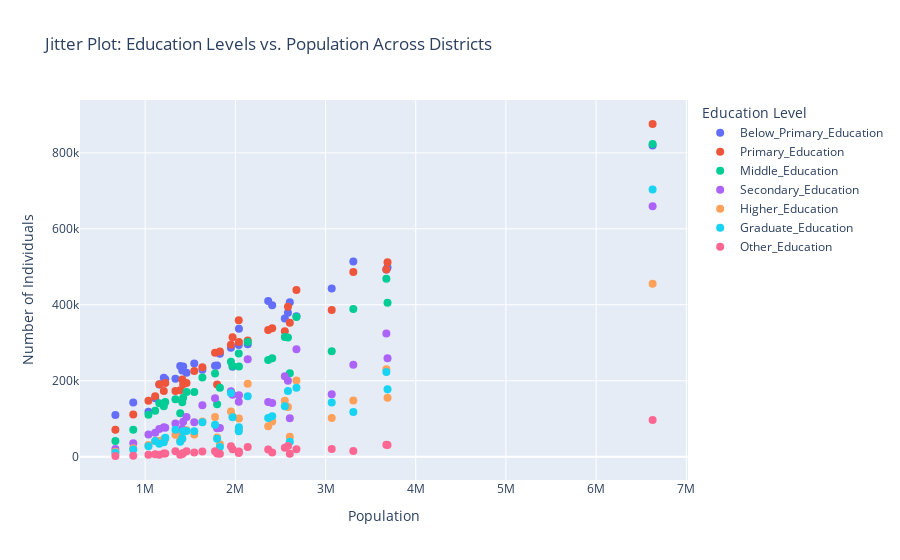

Notebook source saved alongside this figure:
### Markdown cell above
#### 3.6 Jitter Plot

### Code cell
# Prepare the data
education_columns = [
    "Below_Primary_Education",
    "Primary_Education",
    "Middle_Education",
    "Secondary_Education",
    "Higher_Education",
    "Graduate_Education",
    "Other_Education",
]

df2 = df[["District name", "Population"] + education_columns]

education_data = df2.melt(
    id_vars=["District name", "Population"],
    value_vars=education_columns,
    var_name="Education_Level",
    value_name="Count",
)

# Add jitter to the population values
jitter_strength = 0.1  # Adjust this value for more or less jitter
education_data["Jittered_Population"] = education_data[
    "Population"
] + np.random.uniform(-jitter_strength, jitter_strength, size=len(education_data))

# Create the jitter plot
fig = go.Figure()

for education_level in education_columns:
    subset = education_data[education_data["Education_Level"] == education_level]
    fig.add_trace(
        go.Scatter(
            x=subset["Jittered_Population"],
            y=subset["Count"],
            mode="markers",
            name=education_level,
            text=subset["District name"],
            marker=dict(size=8),
        )
    )

# Update the layout
fig.update_layout(
    title="Jitter Plot: Education Levels vs. Population Across Districts",
    xaxis_title="Population",
    yaxis_title="Number of Individuals",
    legend_title="Education Level",
)

# Show the plot
fig.show()

### Figure 1 — Plotly figure (JSON) as saved in the notebook; plotly's stock layout.template omitted (floating-point values rounded to 4 significant figures)
{"data": [{"marker": {"size": 8}, "mode": "markers", "name": "Below_Primary_Education", "text": ["Ganganagar", "Hanumangarh", "Bikaner", "Churu", "Jhunjhunun", "Alwar", "Bharatpur", "Dhaulpur", "Karauli", "Sawai Madhopur", "Dausa", "Jaipur", "Sikar", "Nagaur", "Jodhpur", "Jaisalmer", "Barmer", "Jalor", "Sirohi", "Pali", "Ajmer", "Tonk", "Bundi", "Bhilwara", "Rajsamand", "Dungarpur", "Banswara", "Chittaurgarh", "Kota", "Baran", "Jhalawar", "Udaipur", "Pratapgarh"], "type": "scatter", "x": [1969000.0, 1775000.0, 2364000.0, 2040000.0, 2137000.0, 3674000.0, 2548000.0, 1207000.0, 1458000.0, 1336000.0, 1634000.0, 6626000.0, 2677000.0, 3308000.0, 3687000.0, 669900.0, 2604000.0, 1829000.0, 1036000.0, 2038000.0, 2583000.0, 1421000.0, 1111000.0, 2409000.0, 1157000.0, 1389000.0, 1797000.0, 1544000.0, 1951000.0, 1223000.0, 1411000.0, 3068000.0, 867800.0], "y": [237042, 239601, 410155, 336671, 296093, 492781, 363676, 207566, 220644, 205450, 229035, 819004, 369959, 513871, 497762, 109484, 406804, 270997, 117971, 293818, 379043, 237191, 153500, 398993, 190090, 238847, 240067, 245603, 286676, 203489, 226614, 442946, 142397]}, {"marker": {"size": 8}, "mode": "markers", "name": "Primary_Education", "text": ["Ganganagar", "Hanumangarh", "Bikaner", "Churu", "Jhunjhunun", "Alwar", "Bharatpur", "Dhaulpur", "Karauli", "Sawai Madhopur", "Dausa", "Jaipur", "Sikar", "Nagaur", "Jodhpur", "Jaisalmer", "Barmer", "Jalor", "Sirohi", "Pali", "Ajmer", "Tonk", "Bundi", "Bhilwara", "Rajsamand", "Dungarpur", "Banswara", "Chittaurgarh", "Kota", "Baran", "Jhalawar", "Udaipur", "Pratapgarh"], "type": "scatter", "x": [1969000.0, 1775000.0, 2364000.0, 2040000.0, 2137000.0, 3674000.0, 2548000.0, 1207000.0, 1458000.0, 1336000.0, 1634000.0, 6626000.0, 2677000.0, 3308000.0, 3687000.0, 669900.0, 2604000.0, 1829000.0, 1036000.0, 2038000.0, 2583000.0, 1421000.0, 1111000.0, 2409000.0, 1157000.0, 1389000.0, 1797000.0, 1544000.0, 1951000.0, 1223000.0, 1411000.0, 3068000.0, 867800.0], "y": [314107, 273441, 333211, 302022, 305626, 492981, 330336, 172914, 193938, 172925, 235474, 875940, 438872, 486057, 512035, 71132, 352636, 277152, 147381, 359329, 394576, 190750, 159218, 338296, 190388, 175059, 190259, 225700, 294591, 194024, 203488, 386075, 111276]}, {"marker": {"size": 8}, "mode": "markers", "name": "Middle_Education", "text": ["Ganganagar", "Hanumangarh", "Bikaner", "Churu", "Jhunjhunun", "Alwar", "Bharatpur", "Dhaulpur", "Karauli", "Sawai Madhopur", "Dausa", "Jaipur", "Sikar", "Nagaur", "Jodhpur", "Jaisalmer", "Barmer", "Jalor", "Sirohi", "Pali", "Ajmer", "Tonk", "Bundi", "Bhilwara", "Rajsamand", "Dungarpur", "Banswara", "Chittaurgarh", "Kota", "Baran", "Jhalawar", "Udaipur", "Pratapgarh"], "type": "scatter", "x": [1969000.0, 1775000.0, 2364000.0, 2040000.0, 2137000.0, 3674000.0, 2548000.0, 1207000.0, 1458000.0, 1336000.0, 1634000.0, 6626000.0, 2677000.0, 3308000.0, 3687000.0, 669900.0, 2604000.0, 1829000.0, 1036000.0, 2038000.0, 2583000.0, 1421000.0, 1111000.0, 2409000.0, 1157000.0, 1389000.0, 1797000.0, 1544000.0, 1951000.0, 1223000.0, 1411000.0, 3068000.0, 867800.0], "y": [238397, 219194, 254335, 237220, 301866, 468628, 314953, 132964, 170399, 151108, 208537, 823570, 367412, 388822, 405132, 41264, 219932, 181691, 110385, 271312, 313680, 154825, 121104, 258990, 140839, 114245, 137780, 170455, 250092, 144190, 143108, 277392, 70969]}, {"marker": {"size": 8}, "mode": "markers", "name": "Secondary_Education", "text": ["Ganganagar", "Hanumangarh", "Bikaner", "Churu", "Jhunjhunun", "Alwar", "Bharatpur", "Dhaulpur", "Karauli", "Sawai Madhopur", "Dausa", "Jaipur", "Sikar", "Nagaur", "Jodhpur", "Jaisalmer", "Barmer", "Jalor", "Sirohi", "Pali", "Ajmer", "Tonk", "Bundi", "Bhilwara", "Rajsamand", "Dungarpur", "Banswara", "Chittaurgarh", "Kota", "Baran", "Jhalawar", "Udaipur", "Pratapgarh"], "type": "scatter", "x": [1969000.0, 1775000.0, 2364000.0, 2040000.0, 2137000.0, 3674000.0, 2548000.0, 1207000.0, 1458000.0, 1336000.0, 1634000.0, 6626000.0, 2677000.0, 3308000.0, 3687000.0, 669900.0, 2604000.0, 1829000.0, 1036000.0, 2038000.0, 2583000.0, 1421000.0, 1111000.0, 2409000.0, 1157000.0, 1389000.0, 1797000.0, 1544000.0, 1951000.0, 1223000.0, 1411000.0, 3068000.0, 867800.0], "y": [163098, 153628, 143669, 161520, 256621, 324050, 211938, 77360, 104208, 87349, 135234, 659389, 282595, 242053, 259304, 20142, 101291, 75304, 58213, 144581, 200191, 91853, 63248, 141250, 72969, 60656, 75011, 90889, 172538, 76209, 73388, 164290, 35206]}, {"marker": {"size": 8}, "mode": "markers", "name": "Higher_Education", "text": ["Ganganagar", "Hanumangarh", "Bikaner", "Churu", "Jhunjhunun", "Alwar", "Bharatpur", "Dhaulpur", "Karauli", "Sawai Madhopur", "Dausa", "Jaipur", "Sikar", "Nagaur", "Jodhpur", "Jaisalmer", "Barmer", "Jalor", "Sirohi", "Pali", "Ajmer", "Tonk", "Bundi", "Bhilwara", "Rajsamand", "Dungarpur", "Banswara", "Chittaurgarh", "Kota", "Baran", "Jhalawar", "Udaipur", "Pratapgarh"], "type": "scatter", "x": [1969000.0, 1775000.0, 2364000.0, 2040000.0, 2137000.0, 3674000.0, 2548000.0, 1207000.0, 1458000.0, 1336000.0, 1634000.0, 6626000.0, 2677000.0, 3308000.0, 3687000.0, 669900.0, 2604000.0, 1829000.0, 1036000.0, 2038000.0, 2583000.0, 1421000.0, 1111000.0, 2409000.0, 1157000.0, 1389000.0, 1797000.0, 1544000.0, 1951000.0, 1223000.0, 1411000.0, 3068000.0, 867800.0], "y": [105734, 104087, 80296, 100677, 192240, 230415, 147520, 45590, 69443, 57625, 92559, 455527, 200430, 147701, 154789, 12759, 52272, 32366, 30724, 71472, 130608, 64431, 41227, 92785, 41063, 42887, 50438, 58129, 118710, 46847, 46267, 102085, 21854]}, {"marker": {"size": 8}, "mode": "markers", "name": "Graduate_Education", "text": ["Ganganagar", "Hanumangarh", "Bikaner", "Churu", "Jhunjhunun", "Alwar", "Bharatpur", "Dhaulpur", "Karauli", "Sawai Madhopur", "Dausa", "Jaipur", "Sikar", "Nagaur", "Jodhpur", "Jaisalmer", "Barmer", "Jalor", "Sirohi", "Pali", "Ajmer", "Tonk", "Bundi", "Bhilwara", "Rajsamand", "Dungarpur", "Banswara", "Chittaurgarh", "Kota", "Baran", "Jhalawar", "Udaipur", "Pratapgarh"], "type": "scatter", "x": [1969000.0, 1775000.0, 2364000.0, 2040000.0, 2137000.0, 3674000.0, 2548000.0, 1207000.0, 1458000.0, 1336000.0, 1634000.0, 6626000.0, 2677000.0, 3308000.0, 3687000.0, 669900.0, 2604000.0, 1829000.0, 1036000.0, 2038000.0, 2583000.0, 1421000.0, 1111000.0, 2409000.0, 1157000.0, 1389000.0, 1797000.0, 1544000.0, 1951000.0, 1223000.0, 1411000.0, 3068000.0, 867800.0], "y": [104071, 84185, 101714, 77282, 158936, 222622, 132571, 37856, 67639, 70870, 90833, 703673, 181282, 117444, 177199, 10604, 39533, 25210, 27076, 67021, 172683, 67155, 41052, 106667, 34286, 39312, 47094, 67155, 167778, 49939, 47985, 142672, 19109]}, {"marker": {"size": 8}, "mode": "markers", "name": "Other_Education", "text": ["Ganganagar", "Hanumangarh", "Bikaner", "Churu", "Jhunjhunun", "Alwar", "Bharatpur", "Dhaulpur", "Karauli", "Sawai Madhopur", "Dausa", "Jaipur", "Sikar", "Nagaur", "Jodhpur", "Jaisalmer", "Barmer", "Jalor", "Sirohi", "Pali", "Ajmer", "Tonk", "Bundi", "Bhilwara", "Rajsamand", "Dungarpur", "Banswara", "Chittaurgarh", "Kota", "Baran", "Jhalawar", "Udaipur", "Pratapgarh"], "type": "scatter", "x": [1969000.0, 1775000.0, 2364000.0, 2040000.0, 2137000.0, 3674000.0, 2548000.0, 1207000.0, 1458000.0, 1336000.0, 1634000.0, 6626000.0, 2677000.0, 3308000.0, 3687000.0, 669900.0, 2604000.0, 1829000.0, 1036000.0, 2038000.0, 2583000.0, 1421000.0, 1111000.0, 2409000.0, 1157000.0, 1389000.0, 1797000.0, 1544000.0, 1951000.0, 1223000.0, 1411000.0, 3068000.0, 867800.0], "y": [19396, 14416, 18577, 13320, 25286, 31390, 23311, 8194, 14402, 14384, 13764, 96562, 19321, 14853, 30720, 1720, 7328, 7850, 5251, 9403, 28138, 9919, 6460, 10928, 4732, 4834, 8145, 10768, 27485, 8057, 6972, 20010, 2137]}], "layout": {"legend": {"title": {"text": "Education Level"}}, "title": {"text": "Jitter Plot: Education Levels vs. Population Across Districts"}, "xaxis": {"title": {"text": "Population"}}, "yaxis": {"title": {"text": "Number of Individuals"}}}}
